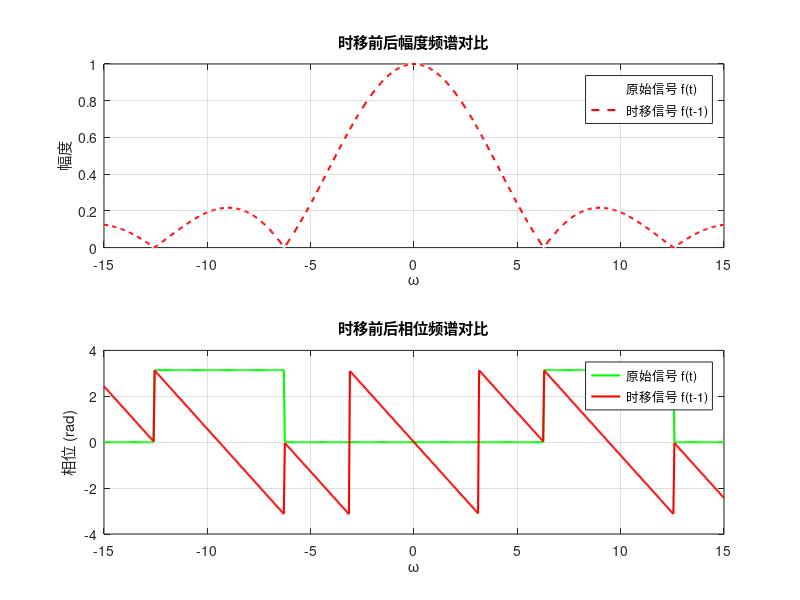

Recreate this plot in MATLAB.
% 实验三 任务四：验证傅里叶变换的时移性质
clear; clc; close all;

w = -15:0.05:15;

% 原始信号 f(t) (中心在t=0的矩形脉冲，其FT为Sinc函数)
F = sin(w/2 + eps) ./ (w/2 + eps);

% 时移信号 g(t) = f(t - 1) (平移量 t0 = 1)
% 其FT为原FT乘以 exp(-j*w*t0)
t0 = 1;
G = F .* exp(-j * w * t0);

% 绘制并验证
figure('Name', '时移性质验证');

% 幅度谱对比 (应当完全重合)
subplot(2, 1, 1);
plot(w, abs(F), 'w', 'LineWidth', 2); hold on;
plot(w, abs(G), 'r--', 'LineWidth', 1.5);
title('时移前后幅度频谱对比');
xlabel('\omega'); ylabel('幅度');
legend('原始信号 f(t)', '时移信号 f(t-1)');
grid on;

% 相位谱对比 (时移后应表现出线性相位随频率变化的特征)
subplot(2, 1, 2);
plot(w, angle(F), 'g', 'LineWidth', 1.5); hold on;
plot(w, angle(G), 'r', 'LineWidth', 1.5);
title('时移前后相位频谱对比');
xlabel('\omega'); ylabel('相位 (rad)');
legend('原始信号 f(t)', '时移信号 f(t-1)');
grid on;
